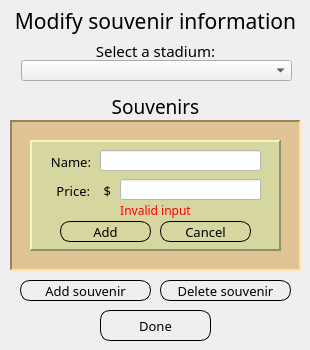
    <widget class="QWidget" name="modifySouvPage">
     <widget class="QLabel" name="souvModifyLabel">
      <property name="geometry">
       <rect>
        <x>10</x>
        <y>0</y>
        <width>291</width>
        <height>41</height>
       </rect>
      </property>
      <property name="font">
       <font>
        <family>Arial Rounded MT Bold</family>
        <pointsize>16</pointsize>
        <weight>50</weight>
        <italic>false</italic>
        <bold>false</bold>
       </font>
      </property>
      <property name="styleSheet">
       <string notr="true">background-color: transparent;
</string>
      </property>
      <property name="text">
       <string>Modify souvenir information</string>
      </property>
      <property name="alignment">
       <set>Qt::AlignCenter</set>
      </property>
     </widget>
     <widget class="QLabel" name="souvStadLabel">
      <property name="geometry">
       <rect>
        <x>80</x>
        <y>40</y>
        <width>151</width>
        <height>21</height>
       </rect>
      </property>
      <property name="font">
       <font>
        <family>Arial Rounded MT Bold</family>
        <pointsize>11</pointsize>
        <weight>50</weight>
        <italic>false</italic>
        <bold>false</bold>
       </font>
      </property>
      <property name="styleSheet">
       <string notr="true">background-color: transparent;
</string>
      </property>
      <property name="text">
       <string>Select a stadium:</string>
      </property>
      <property name="alignment">
       <set>Qt::AlignCenter</set>
      </property>
     </widget>
     <widget class="QComboBox" name="souvStadComboBox">
      <property name="geometry">
       <rect>
        <x>21</x>
        <y>60</y>
        <width>271</width>
        <height>21</height>
       </rect>
      </property>
      <property name="font">
       <font>
        <family>Arial Rounded MT Bold</family>
        <pointsize>10</pointsize>
       </font>
      </property>
     </widget>
     <widget class="QLabel" name="souvsLabel">
      <property name="geometry">
       <rect>
        <x>10</x>
        <y>91</y>
        <width>291</width>
        <height>31</height>
       </rect>
      </property>
      <property name="font">
       <font>
        <family>Arial Rounded MT Bold</family>
        <pointsize>14</pointsize>
        <weight>50</weight>
        <italic>false</italic>
        <bold>false</bold>
       </font>
      </property>
      <property name="styleSheet">
       <string notr="true">background-color: transparent;
</string>
      </property>
      <property name="text">
       <string>Souvenirs</string>
      </property>
      <property name="alignment">
       <set>Qt::AlignCenter</set>
      </property>
     </widget>
     <widget class="QTableWidget" name="souvModifyTableWidget">
      <property name="geometry">
       <rect>
        <x>10</x>
        <y>120</y>
        <width>291</width>
        <height>151</height>
       </rect>
      </property>
      <property name="font">
       <font>
        <family>Arial Rounded MT Bold</family>
        <pointsize>10</pointsize>
       </font>
      </property>
      <property name="styleSheet">
       <string notr="true">background-color: rgb(225, 196, 150);</string>
      </property>
      <property name="frameShape">
       <enum>QFrame::Panel</enum>
      </property>
      <property name="frameShadow">
       <enum>QFrame::Sunken</enum>
      </property>
      <property name="lineWidth">
       <number>2</number>
      </property>
      <property name="editTriggers">
       <set>QAbstractItemView::DoubleClicked</set>
      </property>
      <property name="verticalScrollMode">
       <enum>QAbstractItemView::ScrollPerPixel</enum>
      </property>
      <property name="horizontalScrollMode">
       <enum>QAbstractItemView::ScrollPerPixel</enum>
      </property>
      <attribute name="horizontalHeaderVisible">
       <bool>false</bool>
      </attribute>
      <attribute name="verticalHeaderVisible">
       <bool>false</bool>
      </attribute>
     </widget>
     <widget class="QPushButton" name="souvModifyDeletePush">
      <property name="geometry">
       <rect>
        <x>160</x>
        <y>280</y>
        <width>131</width>
        <height>21</height>
       </rect>
      </property>
      <property name="font">
       <font>
        <family>Arial Rounded MT Bold</family>
        <pointsize>10</pointsize>
       </font>
      </property>
      <property name="cursor">
       <cursorShape>PointingHandCursor</cursorShape>
      </property>
      <property name="styleSheet">
       <string notr="true">QPushButton
{
	border: 1px;
	border-radius: 10px;
	border-style: outset;
}

QPushButton:hover
{
	background-color: rgb(255, 221, 170);
}

QPushButton:pressed
{
	background-color: rgb(212, 185, 141);
}</string>
      </property>
      <property name="text">
       <string>Delete souvenir</string>
      </property>
     </widget>
     <widget class="QPushButton" name="souvModifyAddPush">
      <property name="geometry">
       <rect>
        <x>20</x>
        <y>280</y>
        <width>131</width>
        <height>21</height>
       </rect>
      </property>
      <property name="font">
       <font>
        <family>Arial Rounded MT Bold</family>
        <pointsize>10</pointsize>
       </font>
      </property>
      <property name="cursor">
       <cursorShape>PointingHandCursor</cursorShape>
      </property>
      <property name="styleSheet">
       <string notr="true">QPushButton
{
	border: 1px;
	border-radius: 10px;
	border-style: outset;
}

QPushButton:hover
{
	background-color: rgb(255, 221, 170);
}

QPushButton:pressed
{
	background-color: rgb(212, 185, 141);
}</string>
      </property>
      <property name="text">
       <string>Add souvenir</string>
      </property>
     </widget>
     <widget class="QPushButton" name="souvModifyDonePush">
      <property name="geometry">
       <rect>
        <x>100</x>
        <y>310</y>
        <width>111</width>
        <height>31</height>
       </rect>
      </property>
      <property name="font">
       <font>
        <family>Arial Rounded MT Bold</family>
        <pointsize>10</pointsize>
       </font>
      </property>
      <property name="cursor">
       <cursorShape>PointingHandCursor</cursorShape>
      </property>
      <property name="styleSheet">
       <string notr="true">QPushButton
{
	border: 1px;
	border-radius: 10px;
	border-style: outset;
}

QPushButton:hover
{
	background-color: rgb(255, 221, 170);
}

QPushButton:pressed
{
	background-color: rgb(212, 185, 141);
}</string>
      </property>
      <property name="text">
       <string>Done</string>
      </property>
     </widget>
     <widget class="QLabel" name="souvNoStadSelectedLabel">
      <property name="geometry">
       <rect>
        <x>60</x>
        <y>180</y>
        <width>191</width>
        <height>31</height>
       </rect>
      </property>
      <property name="font">
       <font>
        <family>Arial Rounded MT Bold</family>
        <pointsize>11</pointsize>
        <weight>50</weight>
        <italic>false</italic>
        <bold>false</bold>
       </font>
      </property>
      <property name="styleSheet">
       <string notr="true">background-color: transparent</string>
      </property>
      <property name="text">
       <string>No stadium selected</string>
      </property>
      <property name="alignment">
       <set>Qt::AlignCenter</set>
      </property>
      <property name="wordWrap">
       <bool>true</bool>
      </property>
     </widget>
     <widget class="QFrame" name="souvModifyAddFrame">
      <property name="geometry">
       <rect>
        <x>30</x>
        <y>140</y>
        <width>251</width>
        <height>111</height>
       </rect>
      </property>
      <property name="styleSheet">
       <string notr="true">background-color: rgb(214, 214, 161);</string>
      </property>
      <property name="frameShape">
       <enum>QFrame::Panel</enum>
      </property>
      <property name="frameShadow">
       <enum>QFrame::Raised</enum>
      </property>
      <property name="lineWidth">
       <number>2</number>
      </property>
      <widget class="QPushButton" name="souvModifyAddConfirmPush">
       <property name="geometry">
        <rect>
         <x>30</x>
         <y>81</y>
         <width>91</width>
         <height>21</height>
        </rect>
       </property>
       <property name="font">
        <font>
         <family>Arial Rounded MT Bold</family>
         <pointsize>10</pointsize>
        </font>
       </property>
       <property name="cursor">
        <cursorShape>PointingHandCursor</cursorShape>
       </property>
       <property name="styleSheet">
        <string notr="true">QPushButton
{
	border: 1px;
	border-radius: 10px;
	border-style: outset;
}

QPushButton:hover
{
	background-color: rgb(255, 221, 170);
}

QPushButton:pressed
{
	background-color: rgb(212, 185, 141);
}</string>
       </property>
       <property name="text">
        <string>Add</string>
       </property>
      </widget>
      <widget class="QPushButton" name="souvModifyAddClosePush">
       <property name="geometry">
        <rect>
         <x>130</x>
         <y>81</y>
         <width>91</width>
         <height>21</height>
        </rect>
       </property>
       <property name="font">
        <font>
         <family>Arial Rounded MT Bold</family>
         <pointsize>10</pointsize>
         <weight>50</weight>
         <italic>false</italic>
         <bold>false</bold>
        </font>
       </property>
       <property name="cursor">
        <cursorShape>PointingHandCursor</cursorShape>
       </property>
       <property name="styleSheet">
        <string notr="true">QPushButton
{
	border: 1px;
	border-radius: 10px;
	border-style: outset;
}

QPushButton:hover
{
	background-color: rgb(255, 221, 170);
}

QPushButton:pressed
{
	background-color: rgb(212, 185, 141);
}</string>
       </property>
       <property name="text">
        <string>Cancel</string>
       </property>
      </widget>
      <widget class="QLabel" name="souvModifyAddNameLabel">
       <property name="geometry">
        <rect>
         <x>10</x>
         <y>11</y>
         <width>51</width>
         <height>21</height>
        </rect>
       </property>
       <property name="font">
        <font>
         <family>Arial Rounded MT Bold</family>
         <pointsize>10</pointsize>
        </font>
       </property>
       <property name="text">
        <string>Name:</string>
       </property>
       <property name="alignment">
        <set>Qt::AlignRight|Qt::AlignTrailing|Qt::AlignVCenter</set>
       </property>
      </widget>
      <widget class="QLineEdit" name="souvModifyAddNameLineEdit">
       <property name="geometry">
        <rect>
         <x>70</x>
         <y>10</y>
         <width>161</width>
         <height>21</height>
        </rect>
       </property>
       <property name="font">
        <font>
         <family>Arial Rounded MT Bold</family>
         <pointsize>10</pointsize>
        </font>
       </property>
       <property name="styleSheet">
        <string notr="true">background-color: rgb(255, 255, 255);</string>
       </property>
      </widget>
      <widget class="QLineEdit" name="souvModifyAddPriceLineEdit">
       <property name="geometry">
        <rect>
         <x>90</x>
         <y>39</y>
         <width>141</width>
         <height>21</height>
        </rect>
       </property>
       <property name="font">
        <font>
         <family>Arial Rounded MT Bold</family>
         <pointsize>10</pointsize>
        </font>
       </property>
       <property name="styleSheet">
        <string notr="true">background-color: rgb(255, 255, 255);</string>
       </property>
       <property name="text">
        <string/>
       </property>
      </widget>
      <widget class="QLabel" name="souvModifyAddPriceLabel">
       <property name="geometry">
        <rect>
         <x>20</x>
         <y>40</y>
         <width>61</width>
         <height>21</height>
        </rect>
       </property>
       <property name="font">
        <font>
         <family>Arial Rounded MT Bold</family>
         <pointsize>10</pointsize>
        </font>
       </property>
       <property name="text">
        <string>Price:    $</string>
       </property>
       <property name="alignment">
        <set>Qt::AlignRight|Qt::AlignTrailing|Qt::AlignVCenter</set>
       </property>
      </widget>
      <widget class="QLabel" name="souvModifyBadInputLabel">
       <property name="geometry">
        <rect>
         <x>30</x>
         <y>60</y>
         <width>191</width>
         <height>21</height>
        </rect>
       </property>
       <property name="font">
        <font>
         <family>Arial Rounded MT Bold</family>
         <pointsize>9</pointsize>
         <weight>50</weight>
         <italic>false</italic>
         <bold>false</bold>
        </font>
       </property>
       <property name="styleSheet">
        <string notr="true">QLabel
{
	background-color: transparent;
	color: red;
}</string>
       </property>
       <property name="text">
        <string>Invalid input</string>
       </property>
       <property name="alignment">
        <set>Qt::AlignCenter</set>
       </property>
      </widget>
      <zorder>souvModifyAddConfirmPush</zorder>
      <zorder>souvModifyAddClosePush</zorder>
      <zorder>souvModifyAddNameLabel</zorder>
      <zorder>souvModifyAddNameLineEdit</zorder>
      <zorder>souvModifyAddPriceLabel</zorder>
      <zorder>souvModifyAddPriceLineEdit</zorder>
      <zorder>souvModifyBadInputLabel</zorder>
     </widget>
    </widget>
